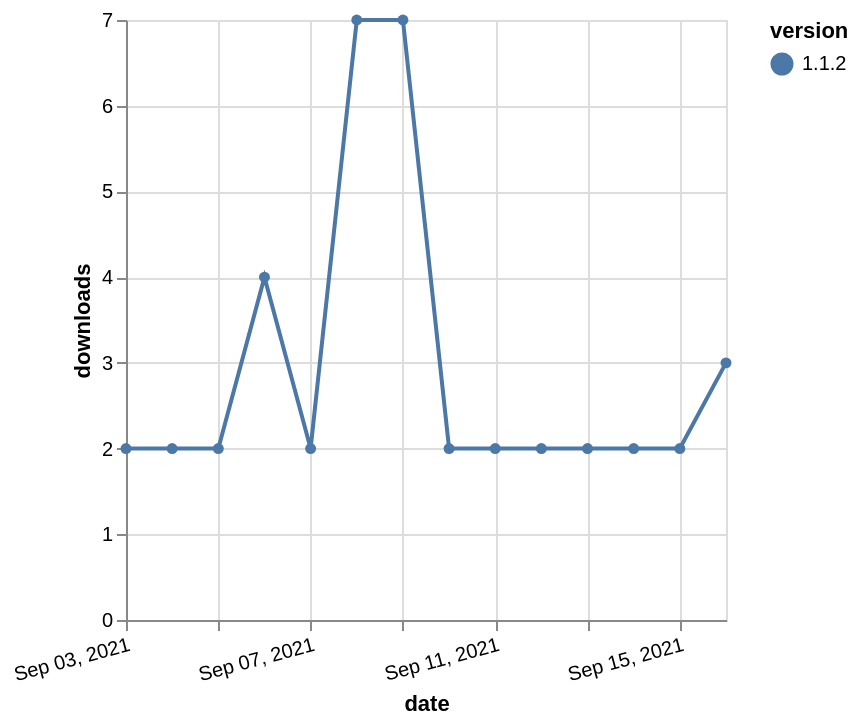

Describe this chart as a Vega-Lite specification.
### Vega-Lite specification from a JSON file in a GitHub repository (floating-point values rounded to 4 significant figures)
{"$schema": "https://vega.github.io/schema/vega-lite/v5.json", "description": "A simple bar chart with embedded data.", "data": {"values": [{"date": "2021-09-03", "total": 3364, "delta": 2, "version": "1.1.2"}, {"date": "2021-09-04", "total": 3366, "delta": 2, "version": "1.1.2"}, {"date": "2021-09-05", "total": 3368, "delta": 2, "version": "1.1.2"}, {"date": "2021-09-06", "total": 3372, "delta": 4, "version": "1.1.2"}, {"date": "2021-09-07", "total": 3374, "delta": 2, "version": "1.1.2"}, {"date": "2021-09-08", "total": 3381, "delta": 7, "version": "1.1.2"}, {"date": "2021-09-09", "total": 3388, "delta": 7, "version": "1.1.2"}, {"date": "2021-09-10", "total": 3390, "delta": 2, "version": "1.1.2"}, {"date": "2021-09-11", "total": 3392, "delta": 2, "version": "1.1.2"}, {"date": "2021-09-12", "total": 3394, "delta": 2, "version": "1.1.2"}, {"date": "2021-09-13", "total": 3396, "delta": 2, "version": "1.1.2"}, {"date": "2021-09-14", "total": 3398, "delta": 2, "version": "1.1.2"}, {"date": "2021-09-15", "total": 3400, "delta": 2, "version": "1.1.2"}, {"date": "2021-09-16", "total": 3403, "delta": 3, "version": "1.1.2"}]}, "width": "container", "mark": {"type": "line", "point": {"filled": true}}, "encoding": {"x": {"field": "date", "type": "temporal", "timeUnit": "yearmonthdate", "title": "date", "axis": {"labelAngle": -15}}, "y": {"field": "delta", "type": "quantitative", "title": "downloads"}, "color": {"field": "version", "type": "nominal"}, "tooltip": {"field": "delta"}}}
